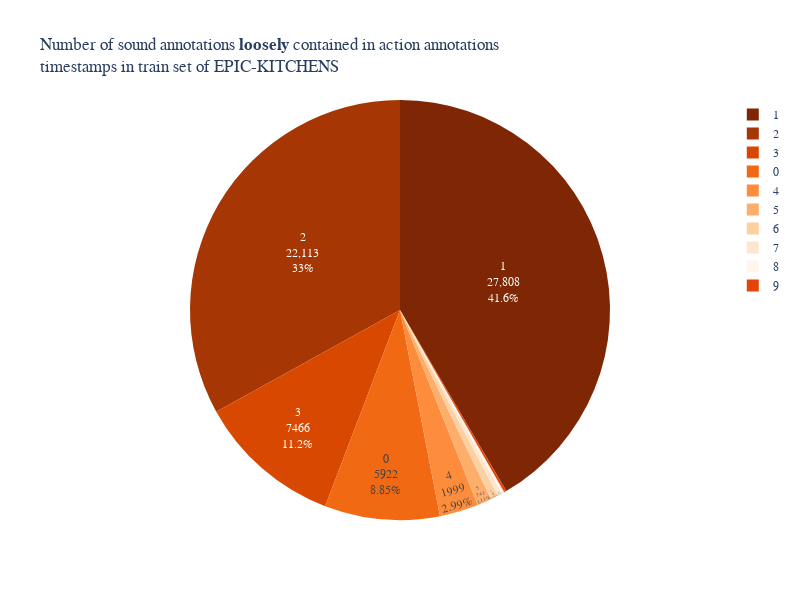
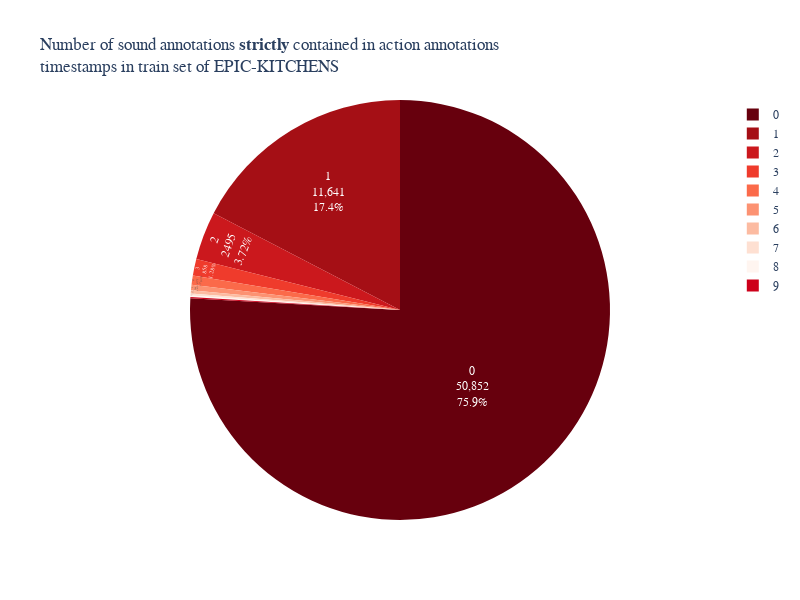
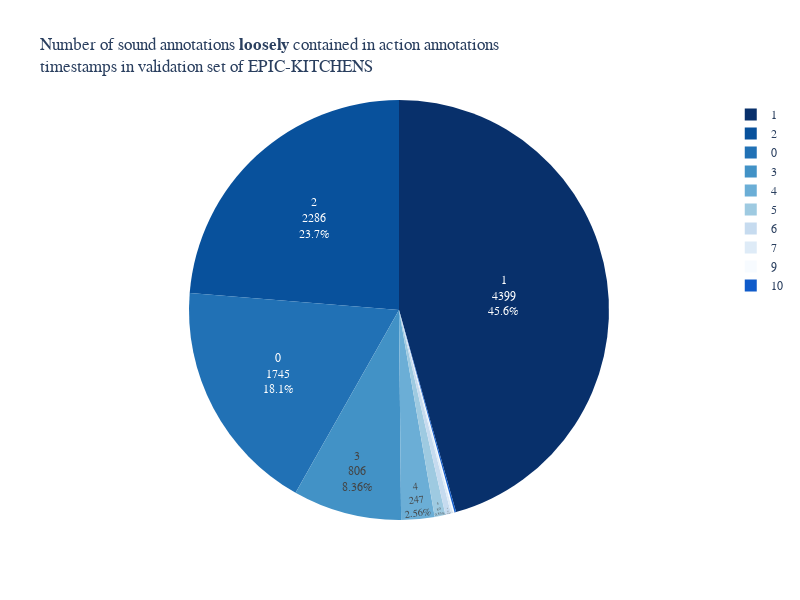
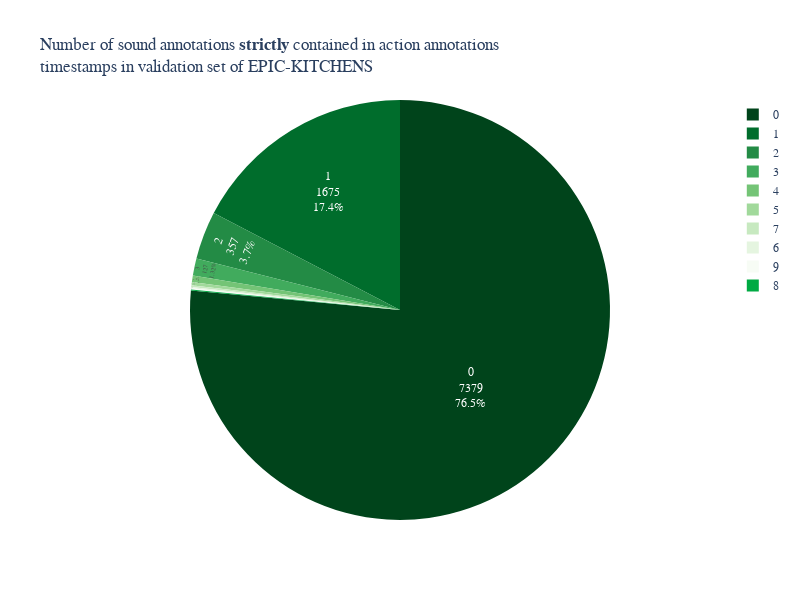

Notebook cell for these charts, in order:
### Code cell
plot_overlaps(train_overlaps, "train")
plot_overlaps(val_overlaps, "validation")

### Figure 1 — Plotly figure (JSON) as saved in the notebook; plotly's stock layout.template omitted (floating-point values rounded to 4 significant figures)
{"data": [{"domain": {"x": [0, 1], "y": [0, 1]}, "hovertemplate": "Number of overlapping sound annotations=%{label}<br>Number of actions=%{value}<extra></extra>", "labels": [1, 2, 3, 0, 4, 5, 6, 7, 8, 9], "legendgroup": "", "name": "", "showlegend": true, "textinfo": "label+percent+value", "textposition": "inside", "type": "pie", "values": [27808, 22113, 7466, 5922, 1999, 741, 389, 226, 142, 115]}], "layout": {"font": {"family": "CMU Serif"}, "height": 600, "legend": {"tracegroupgap": 0}, "piecolorway": ["rgb(127,39,4)", "rgb(166,54,3)", "rgb(217,72,1)", "rgb(241,105,19)", "rgb(253,141,60)", "rgb(253,174,107)", "rgb(253,208,162)", "rgb(254,230,206)", "rgb(255,245,235)"], "title": {"text": "Number of sound annotations <b>loosely</b> contained in action annotations<br>timestamps in train set of EPIC-KITCHENS"}, "width": 800}}

### Figure 2 — Plotly figure (JSON) as saved in the notebook; plotly's stock layout.template omitted (floating-point values rounded to 4 significant figures)
{"data": [{"domain": {"x": [0, 1], "y": [0, 1]}, "hovertemplate": "n_overlap_strict=%{label}<br>Number of actions=%{value}<extra></extra>", "labels": [0, 1, 2, 3, 4, 5, 6, 7, 8, 9], "legendgroup": "", "name": "", "showlegend": true, "textinfo": "label+percent+value", "textposition": "inside", "type": "pie", "values": [50852, 11641, 2495, 858, 471, 288, 159, 109, 70, 65]}], "layout": {"font": {"family": "CMU Serif"}, "height": 600, "legend": {"tracegroupgap": 0}, "piecolorway": ["rgb(103,0,13)", "rgb(165,15,21)", "rgb(203,24,29)", "rgb(239,59,44)", "rgb(251,106,74)", "rgb(252,146,114)", "rgb(252,187,161)", "rgb(254,224,210)", "rgb(255,245,240)"], "title": {"text": "Number of sound annotations <b>strictly</b> contained in action annotations<br>timestamps in train set of EPIC-KITCHENS"}, "width": 800}}

### Figure 3 — Plotly figure (JSON) as saved in the notebook; plotly's stock layout.template omitted (floating-point values rounded to 4 significant figures)
{"data": [{"domain": {"x": [0, 1], "y": [0, 1]}, "hovertemplate": "Number of overlapping sound annotations=%{label}<br>Number of actions=%{value}<extra></extra>", "labels": [1, 2, 0, 3, 4, 5, 6, 7, 9, 10], "legendgroup": "", "name": "", "showlegend": true, "textinfo": "label+percent+value", "textposition": "inside", "type": "pie", "values": [4399, 2286, 1745, 806, 247, 80, 42, 16, 11, 11]}], "layout": {"font": {"family": "CMU Serif"}, "height": 600, "legend": {"tracegroupgap": 0}, "piecolorway": ["rgb(8,48,107)", "rgb(8,81,156)", "rgb(33,113,181)", "rgb(66,146,198)", "rgb(107,174,214)", "rgb(158,202,225)", "rgb(198,219,239)", "rgb(222,235,247)", "rgb(247,251,255)"], "title": {"text": "Number of sound annotations <b>loosely</b> contained in action annotations<br>timestamps in validation set of EPIC-KITCHENS"}, "width": 800}}

### Figure 4 — Plotly figure (JSON) as saved in the notebook; plotly's stock layout.template omitted (floating-point values rounded to 4 significant figures)
{"data": [{"domain": {"x": [0, 1], "y": [0, 1]}, "hovertemplate": "n_overlap_strict=%{label}<br>Number of actions=%{value}<extra></extra>", "labels": [0, 1, 2, 3, 4, 5, 7, 6, 9, 8], "legendgroup": "", "name": "", "showlegend": true, "textinfo": "label+percent+value", "textposition": "inside", "type": "pie", "values": [7379, 1675, 357, 127, 48, 24, 12, 10, 9, 8]}], "layout": {"font": {"family": "CMU Serif"}, "height": 600, "legend": {"tracegroupgap": 0}, "piecolorway": ["rgb(0,68,27)", "rgb(0,109,44)", "rgb(35,139,69)", "rgb(65,171,93)", "rgb(116,196,118)", "rgb(161,217,155)", "rgb(199,233,192)", "rgb(229,245,224)", "rgb(247,252,245)"], "title": {"text": "Number of sound annotations <b>strictly</b> contained in action annotations<br>timestamps in validation set of EPIC-KITCHENS"}, "width": 800}}
